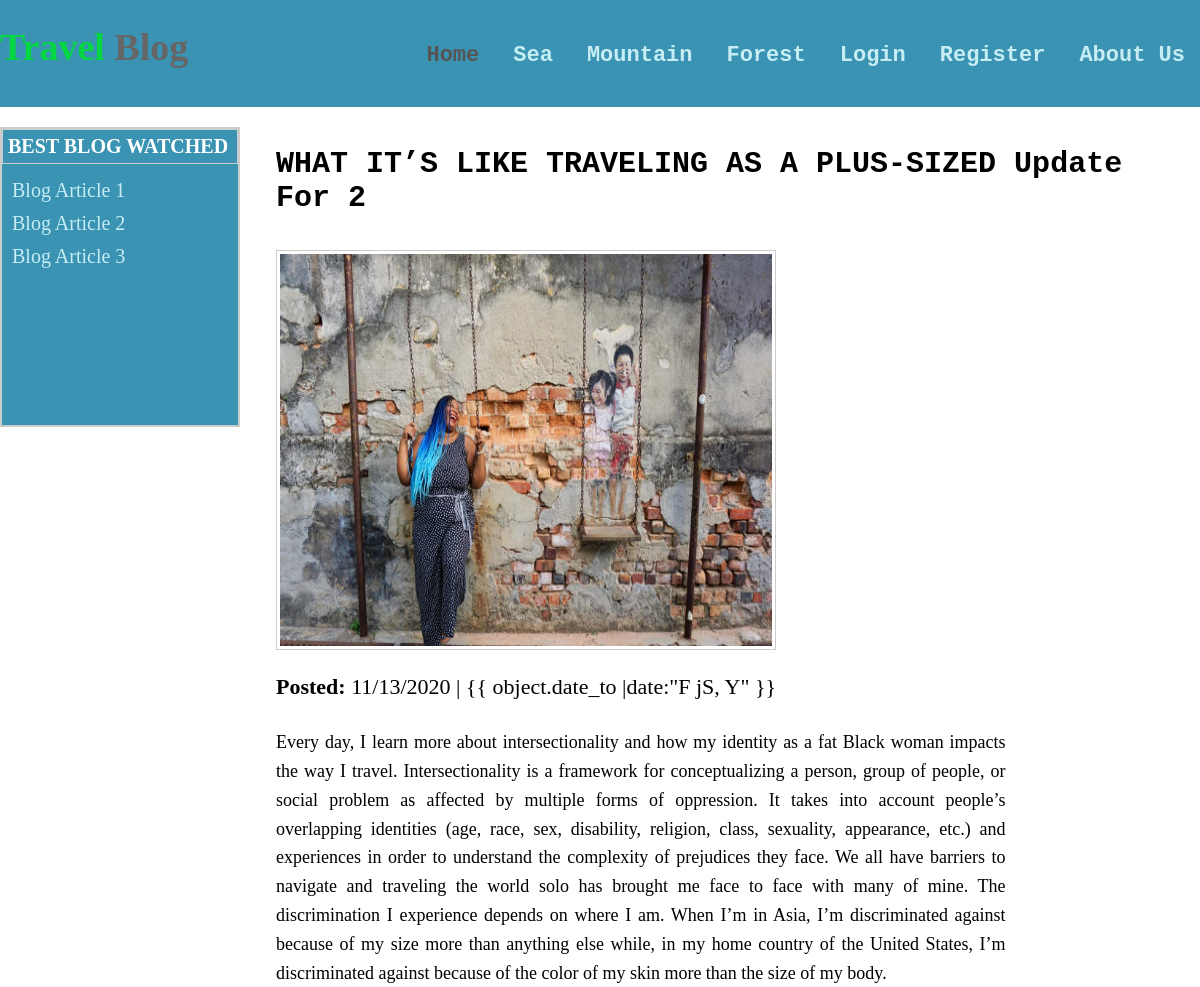
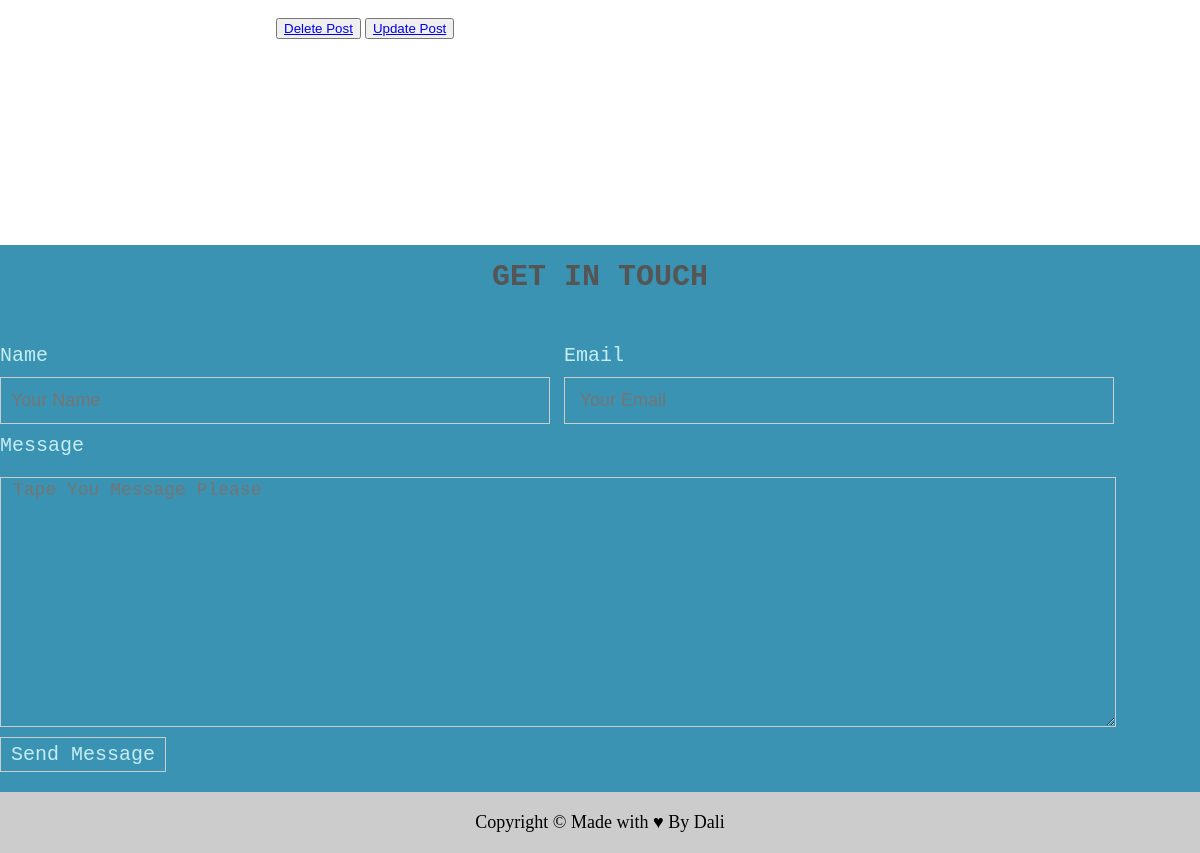
The app's page /post/4/ with its own data (2 pictures, top to bottom).
### blog/models.py (models this page shows, shortened)
class BlogArticle(models.Model):
    title = models.CharField(max_length=100)
    author = models.CharField(max_length=100)
    date_to = models.DateTimeField(auto_now_add=True)
    description = models.TextField()
    image = models.ImageField(default='default.jpg',  upload_to='blog-pics')

### blog/views.py (the view)
# urls.py: path('post/<int:pk>/', PostDetailView.as_view(), name='post-detail'),
class PostDetailView(DetailView):
    model = BlogArticle

### blog/templates/blog/BlogArticle_detail.html
{% extends "blog/base.html" %}
{% load static %}
{% block content %}
<div class="blog-show">
    <div class="blog-detail">
        <h1>{{ object.title }}</h1>
        <img src="{{ object.image.url }}" alt="">
        <div class="date">
            <strong>Posted:</strong> {{ object.date_to |date:"SHORT_DATE_FORMAT" }} | {{ object.date_to |date:"F jS, Y"
            }}
        </div>
        <p>
            {{ object.description }}
        </p>
        <button>
            <a href="{% url 'post-delete' pk=object.pk %}">Delete Post</a>
        </button>
        <button>
            <a href="{% url 'post-update' pk=object.pk %}">Update Post</a>
        </button>
    </div>
</div>
{% endblock content %}

### static/css/main.css (style rules this page uses)
* { box-sizing: border-box; }
body { margin: 0; }
.content .blog-show { width: 76%; float: left; text-align: center; padding-bottom: 60px; overflow: hidden; }
.content .blog-show h1 { text-transform: uppercase; font-size: 45px; font-family: "Bitstream Vera Sans Mono", Monaco, "Courier New", Courier, monospace }
.content .blog-show img { width: 85%; height: 250px; margin: 50px 0 10px 0; padding: 3px; border: 1px solid #CCC; transition: all .5s ease-in-out; }
.content .blog-show .blog-detail { text-align: left; min-height: 1000px; }
.content .blog-show .blog-detail h1 { text-transform:capitalize; font-size: 30px; font-family: monospace; }
.content .blog-show .blog-detail .date { font-size: 22px; padding-top: 10px; padding-bottom: 10px; font-family: Calibri; }
.content .blog-show .blog-detail p { width: 80%; line-height: 1.6; font-size: 18px; text-align: justify; font-family: Calibri; }
.content .blog-show .blog-detail img { width: 500px; height: 400px; margin: 15px 0 10px 0; transform: none; box-shadow: none; }

### records on screen
BlogArticle: title "WHAT IT’S LIKE TRAVELING AS A PLUS-SIZED Update For 2", image (picture), date_to "11/13/2020", description "Every day, I learn more about intersectionality and how my identity as a fat Black woman impacts the way I travel. Intersectionality is a framework for conceptualizing a person, group of people, or social problem as affected by multiple forms of oppression. It takes into account people’s overlapping identities (age, race, sex, disability, religion, class, sexuality, appearance, etc.) and experiences in order to understand the complexity of prejudices they face. We all have barriers to navigate and traveling the world solo has brought me face to face with many of mine. The discrimination I experience depends on where I am. When I’m in Asia, I’m discriminated against because of my size more…"
